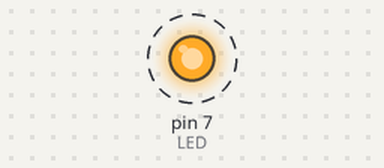
A program run on a simulated Raspberry Pi (header pin numbers). Parts: output pins drawn as LEDs (lit = HIGH). Dashed ring = blinking.

Above: at 0.2 s.
Timing chart, 0 to 3.0 s (numbered marks = the images above):
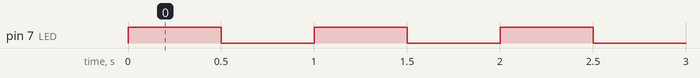

The program:

wink.py
```python
#!/usr/bin/env python3
#-- coding: utf-8 --

import RPi.GPIO as GPIO #Importe la bibliothèque pour contrôler les GPIOs
import time

GPIO.setmode(GPIO.BOARD) #Définit le mode de numérotation (Board)
GPIO.setwarnings(False) #On désactive les messages d'alerte

LED = 7 #Définit le numéro du port GPIO qui alimente la led

GPIO.setup(LED, GPIO.OUT) #Active le contrôle du GPIO

state = GPIO.input(LED) #Lit l'état actuel du GPIO, vrai si allumé, faux si éteint

ledState = False

while True:
    ledState = not ledState
    GPIO.output(LED, ledState)
    time.sleep(0.5)
```

Measured:
- by itself, pin 7 (LED): alternates HIGH for 0.50 s and LOW for 0.50 s
